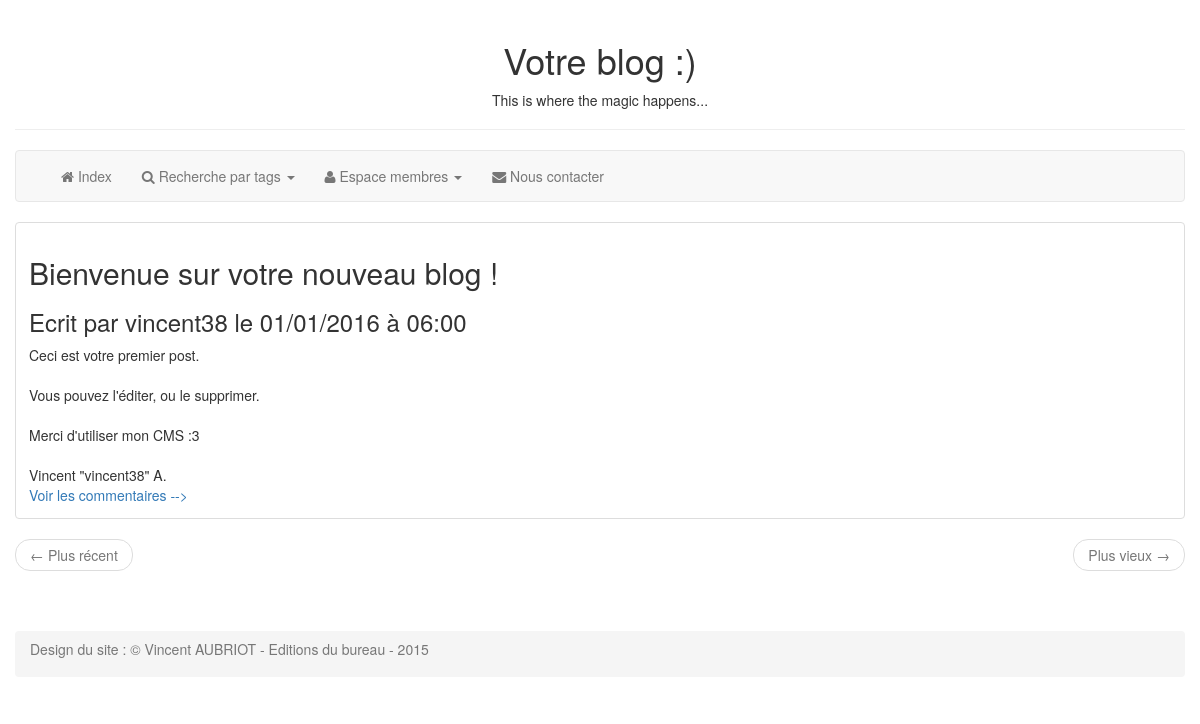
The page / on the database its author committed.
### tables this page shows
CREATE TABLE IF NOT EXISTS `billets` (
  `id` int(11) NOT NULL AUTO_INCREMENT,
  `titre` varchar(255) NOT NULL,
  `auteur` varchar(255) NOT NULL,
  `contenu` text NOT NULL,
  `date_creation` datetime NOT NULL,
  `image` varchar(255) NOT NULL,
  `available` tinyint(1) NOT NULL,
  `categorie` int(11) NOT NULL,
  PRIMARY KEY (`id`)
);

### controleur/index.php (called while the page is built, shortened)
<?php
include_once("modele/connexionsql.php");
include_once("modele/fonctionsdb.php");
if (isset($_GET["page"]))
{
	$page = (int) $_GET["page"];
	$dernier = 10;
	$premier = ($page * 10) - 10;
	if ($_GET["page"] == 1)
	{
		$dernier = 10;
		$premier = 0;
	}
}
else
{
	$dernier = 10;
	$premier = 0;
}
$billets = AffichageIndex($premier,$dernier);
foreach ($billets as $cle => $billet)
{
	$billets["cle"]["titre"] = htmlspecialchars($billet["titre"]);
	$billets["cle"]["auteur"] = htmlspecialchars($billet["auteur"]);
	$billets["cle"]["contenu"] = htmlspecialchars($billet["contenu"]);
}
if ($premier == 0)
{
	$precedent = false;
}
if (isset($_GET["page"]))
{
	$page = (int) $_GET["page"];
}
else
{
	$page = 1;
}
$controlDernier = (($page + 1) * 10) - 1;
$controlPremier = $controlDernier - 10;
$next = AffichageIndex($controlPremier,$controlDernier);
if (empty($next))
{
	$suivant = false;
}
else
{
	$suivant = true;
	$pageSuivant = $page + 1;
}
include_once("vue/index.php");
?>

### modele/fonctionsdb.php (called while the page is built, shortened)
<?php
function AffichageIndex($premier, $dernier){
	global $base;
	$askForPosts = $base->prepare("SELECT titre, auteur, contenu, id, DATE_FORMAT(DATE_ADD(date_creation, INTERVAL 6 HOUR), 'le %d/%m/%Y à %H:%i') AS datewrote, image, available FROM billets WHERE available = 1 AND id >= 1 ORDER BY id DESC LIMIT :premierPost,:dernierPost");
	$askForPosts->bindParam(':premierPost', $premier, PDO::PARAM_INT);
	$askForPosts->bindParam(':dernierPost', $dernier, PDO::PARAM_INT);
	$askForPosts->execute();
	$returnedData = $askForPosts->fetchAll(PDO::FETCH_ASSOC);
	return $returnedData;
}

### index.php (called while the page is built)
<?php
include_once("controleur/index.php");
?>

### vue/index.php (the view, shortened to what this page needs)
	<?php
	include_once("includes/header.php");
	?>
			<?php
			foreach ($billets as $billet)
			{
				if (!empty($billet["id"]))
				{
					?>
						<div class="thumbnail">
							<?php
								$billet["contenu"] = preg_replace("#\[alert=(success|info|warning|danger)\](.+)\[/alert\]#isU","<div class=\"alert alert-$1\" role=\"alert\">$2</div>",$billet["contenu"]);
								$billet["contenu"] = preg_replace("#\[b\](.+)\[/b\]#isU","<strong>$1</strong>",$billet["contenu"]);
								$billet["contenu"] = preg_replace("#\[i\](.+)\[/i\]#isU","<em>$1</em>",$billet["contenu"]);
								$billet["contenu"] = preg_replace("#\[color=(blue|red|green|\#[a-z0-9]{6})\](.+)\[/color\]#isU","<span style=\"color: $1\">$2</span>",$billet["contenu"]);
								$billet["contenu"] = preg_replace("#url!(https?://[a-z0-9._/-]+[a-z0-9A-Z&\?._=-]*)#i", "<a href='$1'>$1</a>", $billet["contenu"]);
								$billet["contenu"] = preg_replace("#\[img=(.+)\](https?://[a-z0-9._/-]+[a-z0-9A-Z&\?._=-]*)\[/img\]#isU", "<img src='$2' alt='$1'/>", $billet["contenu"]);
								$billet["contenu"] = preg_replace("#(\\\')#i","'", $billet["contenu"]);
								$billet["contenu"] = preg_replace('#(\\\")#i','"', $billet["contenu"]);
								$billet["titre"] = preg_replace("#(\\\')#i","'", $billet["titre"]);
								$billet["titre"] = preg_replace('#(\\\")#i','"', $billet["titre"]);
							?>
							<div class="caption">
								<h2><?php echo $billet["titre"]; ?></h2>
								<h3>Ecrit par <?php echo $billet["auteur"]; ?> <?php echo $billet["datewrote"]; ?></h3>
								<?php echo nl2br($billet["contenu"]); ?><br />
								<a href="commentaires.php?id=<?php echo $billet['id']; ?>">Voir les commentaires --></a>
							</div>
						</div>
					<?php
				}
			}
			?>
				<nav>
					<ul class="pager">
						<li class="previous <?php if ($precedent == false) {echo "disabled";} ?>"><a href="<?php if ($precedent == true) {echo "index.php?page=".$pagePrecedent;} ?>"><span aria-hidden="true">&larr;</span> Plus récent</a></li>
						<li class="next <?php if ($suivant == false) {echo "disabled";} ?>"><a href="<?php if ($suivant == true) {echo "index.php?page=".$pageSuivant;} ?>">Plus vieux <span aria-hidden="true">&rarr;</span></a></li>
					</ul>
				</nav>
			<?php
	include_once("includes/footer.php");
?>

### rows shown on the page
billets: titre "Bienvenue sur votre nouveau blog !", auteur "vincent38", datewrote "le 01/01/2016 à 06:00", contenu "Ceci est votre premier post. Vous pouvez l'éditer, ou le supprimer. Merci d'utiliser mon CMS :3 Vincent \"vincent38\" A."
